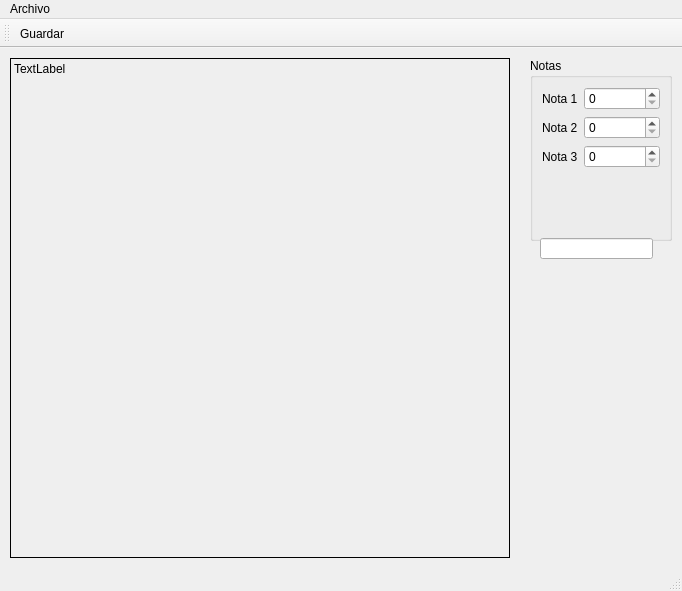
<?xml version="1.0" encoding="UTF-8"?>
<ui version="4.0">
 <class>Principal</class>
 <widget class="QMainWindow" name="Principal">
  <property name="geometry">
   <rect>
    <x>0</x>
    <y>0</y>
    <width>682</width>
    <height>591</height>
   </rect>
  </property>
  <property name="windowTitle">
   <string>Principal</string>
  </property>
  <widget class="QWidget" name="centralwidget">
   <widget class="QLabel" name="outCuadro">
    <property name="geometry">
     <rect>
      <x>10</x>
      <y>10</y>
      <width>500</width>
      <height>500</height>
     </rect>
    </property>
    <property name="minimumSize">
     <size>
      <width>500</width>
      <height>500</height>
     </size>
    </property>
    <property name="frameShape">
     <enum>QFrame::Box</enum>
    </property>
    <property name="text">
     <string>TextLabel</string>
    </property>
    <property name="alignment">
     <set>Qt::AlignLeading|Qt::AlignLeft|Qt::AlignTop</set>
    </property>
   </widget>
   <widget class="QWidget" name="widget" native="true">
    <property name="geometry">
     <rect>
      <x>530</x>
      <y>10</y>
      <width>142</width>
      <height>183</height>
     </rect>
    </property>
    <layout class="QVBoxLayout" name="verticalLayout">
     <item>
      <widget class="QGroupBox" name="groupBox">
       <property name="title">
        <string>Notas</string>
       </property>
       <layout class="QFormLayout" name="formLayout">
        <item row="0" column="0">
         <widget class="QLabel" name="label">
          <property name="text">
           <string>Nota 1</string>
          </property>
         </widget>
        </item>
        <item row="0" column="1">
         <widget class="QSpinBox" name="intNota1">
          <property name="maximum">
           <number>100</number>
          </property>
         </widget>
        </item>
        <item row="1" column="0">
         <widget class="QLabel" name="label_2">
          <property name="text">
           <string>Nota 2</string>
          </property>
         </widget>
        </item>
        <item row="1" column="1">
         <widget class="QSpinBox" name="intNota2">
          <property name="maximum">
           <number>100</number>
          </property>
         </widget>
        </item>
        <item row="2" column="0">
         <widget class="QLabel" name="label_3">
          <property name="text">
           <string>Nota 3</string>
          </property>
         </widget>
        </item>
        <item row="2" column="1">
         <widget class="QSpinBox" name="intNota3">
          <property name="maximum">
           <number>100</number>
          </property>
         </widget>
        </item>
       </layout>
      </widget>
     </item>
    </layout>
   </widget>
   <widget class="QLineEdit" name="lineEdit">
    <property name="geometry">
     <rect>
      <x>540</x>
      <y>190</y>
      <width>113</width>
      <height>21</height>
     </rect>
    </property>
   </widget>
  </widget>
  <widget class="QMenuBar" name="menubar">
   <property name="geometry">
    <rect>
     <x>0</x>
     <y>0</y>
     <width>682</width>
     <height>20</height>
    </rect>
   </property>
   <widget class="QMenu" name="menuArchivo">
    <property name="title">
     <string>Archivo</string>
    </property>
    <addaction name="actionGuardar"/>
    <addaction name="actionSalir"/>
   </widget>
   <addaction name="menuArchivo"/>
  </widget>
  <widget class="QStatusBar" name="statusbar"/>
  <widget class="QToolBar" name="toolBar">
   <property name="windowTitle">
    <string>toolBar</string>
   </property>
   <attribute name="toolBarArea">
    <enum>TopToolBarArea</enum>
   </attribute>
   <attribute name="toolBarBreak">
    <bool>false</bool>
   </attribute>
   <addaction name="actionGuardar"/>
  </widget>
  <action name="actionGuardar">
   <property name="icon">
    <iconset resource="Resources.qrc">
     <normaloff>:/img/Save.ico</normaloff>:/img/Save.ico</iconset>
   </property>
   <property name="text">
    <string>Guardar</string>
   </property>
   <property name="shortcut">
    <string>Ctrl+S</string>
   </property>
  </action>
  <action name="actionSalir">
   <property name="text">
    <string>Salir</string>
   </property>
   <property name="shortcut">
    <string>Ctrl+Q</string>
   </property>
  </action>
 </widget>
 <resources>
  <include location="Resources.qrc"/>
 </resources>
 <connections>
  <connection>
   <sender>actionSalir</sender>
   <signal>triggered()</signal>
   <receiver>Principal</receiver>
   <slot>close()</slot>
   <hints>
    <hint type="sourcelabel">
     <x>-1</x>
     <y>-1</y>
    </hint>
    <hint type="destinationlabel">
     <x>340</x>
     <y>295</y>
    </hint>
   </hints>
  </connection>
 </connections>
</ui>
